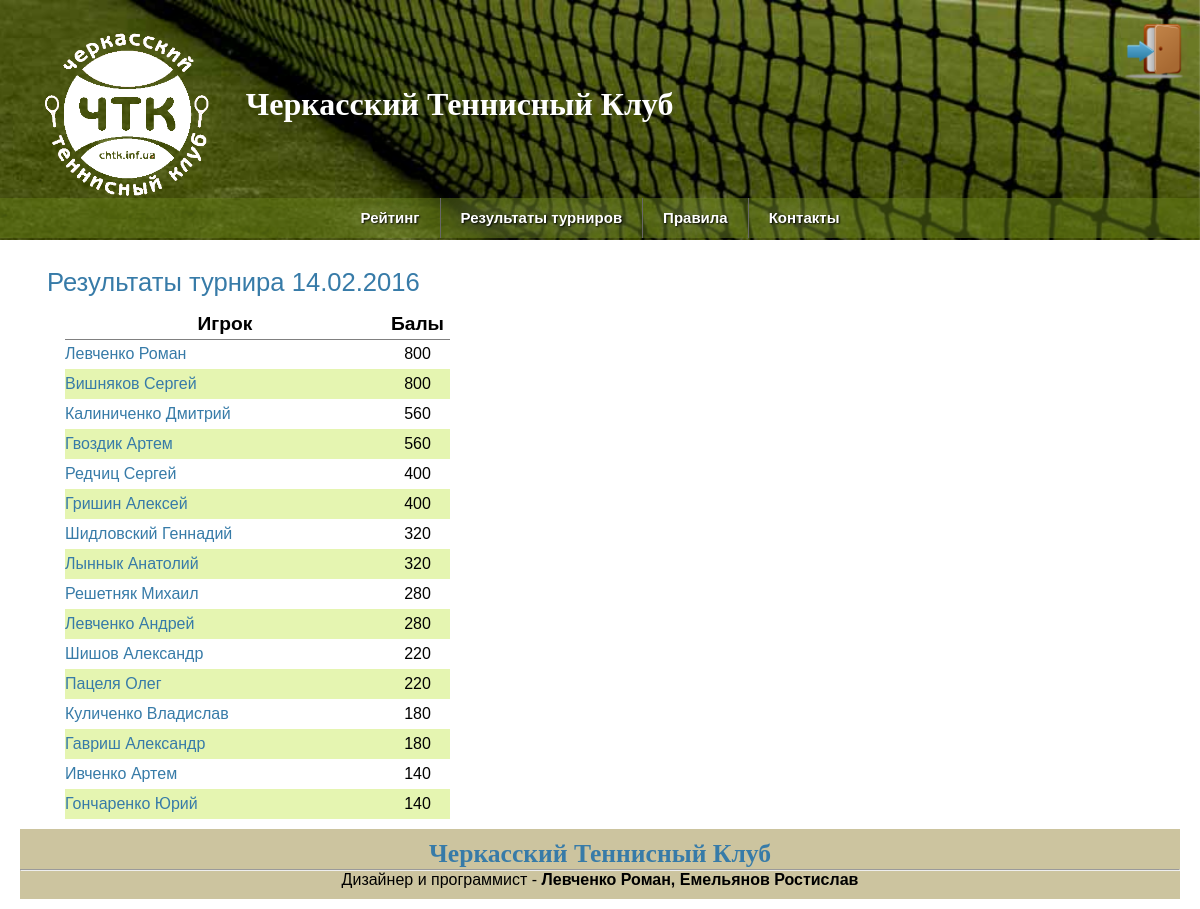
The app's page /2016/3/ with its own data.
### chtk.py (models this page shows, shortened)
class Players(dab.Model):
    id = dab.Column(dab.Integer, primary_key=True)
    player_name = dab.Column(dab.String(20))
    player_surname = dab.Column(dab.String(20))
    path_photo = dab.Column(dab.String(40))

### chtk.py (the view)
@app.route('/<int:year>/<int:tour_id>/')
def shopping(tour_id, year):
    if year == 2016:
        num_tour = tour_result.tour_result(tour_id)
    elif year == 2017:
        num_tour = tour_result_2017.tour_result(tour_id)
    date = MyCalendar()
    date_2016 = date.get_date(tour_id)
    date_2017 = date.get_date_2017(tour_id)
    tournaments = Tournaments.query
    return render_template("tour.html", tournaments=tournaments, num_tour=num_tour, tour_id=tour_id, year=year, date_2016=date_2016, date_2017=date_2017, players=get_data_players(), len_2016=len_2016, len_2017=len_2017)

### chtk.py (called while the page is built)
def connect_db():
    rv = sqlite3.connect(app.config['DATABASE'])
    rv.row_factory = sqlite3.Row
    return rv

def get_db():
    if not hasattr(g, 'sqlite_db'):
        g.sqlite_db = connect_db()
    return g.sqlite_db

def get_data_players():
    db = get_db()
    cur_1 = db.execute('select id, player_name, player_surname, path_photo from players order by player_surname')
    players = cur_1.fetchall()
    return players

### mycalendar.py (called while the page is built)
    def get_date(self, n):
        if n in self.list_of_tournaments:
            return self.list_of_tournaments[n]
        else:
            return False

    def get_date_2017(self, n):
        if n in self.list_of_tournaments_2017:
            return self.list_of_tournaments_2017[n]
        else:
            return False

### tour_result.py (called while the page is built)
    def tour_result(self, num_of_tour):
        self.s = []
        for el in self.list_of_players:
            if ('Турнир_' + str(num_of_tour)) in el.keys():
                if el['Турнир_' + str(num_of_tour)] != '0' and el['Турнир_' + str(num_of_tour)] != 0:
                    x = [int(el['Турнир_' + str(num_of_tour)]), [el['Фамилия'], el['Имя']]]
                    self.s.append(x)
            else:
                return False
            self.s.sort(reverse=True)
        return self.s

### templates/tour.html (shortened to what this page needs)
{% extends "base.html" %}
{% block body %}
    <main>
    <div class="col-left">
        <section>
<h2 class="entres-h2">Результаты турнира {% if year == 2016 %}{{ date_2016 }}{% endif %}{% if year == 2017 %}{{ date_2017 }}{% endif %}</h2>
            <div>
        <table>
            <thead>
            <tr>
                <th>Игрок</th>
                <th>Балы</th>
            </tr>
            </thead>
            <tbody>
                {% for el in num_tour %}
                <tr>
                    {% for player in players %}
                    {% if player.player_surname == el[1][0] and player.player_name == el[1][1] %}
                    <td class="td-player"><a href="/player/{{ year }}/{{ player.id }}/">{{el[1][0]}} {{ el[1][1] }}</a></td><td class="td-rating">{{ el[0] }} </td>
                    {% endif %}
                    {% endfor %}
                </tr>
                {% endfor %}
            </tbody>
        </table>
            </div>
        </section>
{% endblock %}

### static/style_temp.css (style rules this page uses)
*, *::after, *::before { -webkit-box-sizing: border-box; -moz-box-sizing: border-box; -o-box-sizing: border-box; -ms-box-sizing: border-box; box-sizing: border-box; margin: 0; padding: 0; }
body { font-family: sans-serif; margin: 0px; }
main { padding: 10px 20px; }
main::after { content: ''; display: table; clear: both; }
.col-left { width: 70%; float: left; min-height: 500px; }
a, h1, h2 { color: #377ba8; }
h1, h2 { font-family: 'Georgia', serif; margin: 0; }
h2 { font-size: 1.6em; }
.entres-h2 { text-align: left; font-weight: 300; padding: 10px 0 2px 27px; font-family: sans-serif; }
table { margin: 10px 5px 10px 45px; padding: 7px; text-decoration: none; border-collapse: collapse; }
th { font-size: 1.2em; }
tr th { text-align: center; border-bottom: 1px solid grey; }
tr { height: 30px; }
td a { text-decoration: none; }
.td-player { width: 320px; text-align: left; }
.td-rating { width: 65px; text-align: center;; }
tr:nth-child(even) { background: rgba(217, 241, 140, 0.68); }

### records on screen
Players: player_surname "Левченко", player_name "Роман", el "800"
Players: player_surname "Вишняков", player_name "Сергей", el "800"
Players: player_surname "Калиниченко", player_name "Дмитрий", el "560"
Players: player_surname "Гвоздик", player_name "Артем", el "560"
Players: player_surname "Редчиц", player_name "Сергей", el "400"
Players: player_surname "Гришин", player_name "Алексей", el "400"
Players: player_surname "Шидловский", player_name "Геннадий", el "320"
Players: player_surname "Лыннык", player_name "Анатолий", el "320"
Players: player_surname "Решетняк", player_name "Михаил", el "280"
Players: player_surname "Левченко", player_name "Андрей", el "280"
Players: player_surname "Шишов", player_name "Александр", el "220"
Players: player_surname "Пацеля", player_name "Олег", el "220"
Players: player_surname "Куличенко", player_name "Владислав", el "180"
Players: player_surname "Гавриш", player_name "Александр", el "180"
Players: player_surname "Ивченко", player_name "Артем", el "140"
Players: player_surname "Гончаренко", player_name "Юрий", el "140"

### other values on screen
{{ date_2016 }} "14.02.2016"
